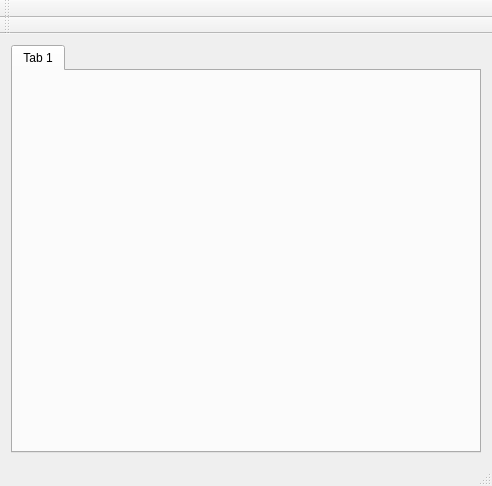
<?xml version="1.0" encoding="UTF-8"?>
<ui version="4.0">
 <class>SongManager</class>
 <widget class="QMainWindow" name="SongManager">
  <property name="geometry">
   <rect>
    <x>0</x>
    <y>0</y>
    <width>492</width>
    <height>486</height>
   </rect>
  </property>
  <property name="windowTitle">
   <string>SongManager</string>
  </property>
  <widget class="QWidget" name="centralWidget">
   <layout class="QVBoxLayout" name="verticalLayout">
    <item>
     <widget class="QTabWidget" name="tabWidget">
      <property name="currentIndex">
       <number>0</number>
      </property>
      <widget class="QWidget" name="tab">
       <attribute name="title">
        <string>Tab 1</string>
       </attribute>
      </widget>
     </widget>
    </item>
   </layout>
  </widget>
  <widget class="QMenuBar" name="menuBar">
   <property name="geometry">
    <rect>
     <x>0</x>
     <y>0</y>
     <width>492</width>
     <height>21</height>
    </rect>
   </property>
  </widget>
  <widget class="QToolBar" name="mainToolBar">
   <attribute name="toolBarArea">
    <enum>TopToolBarArea</enum>
   </attribute>
   <attribute name="toolBarBreak">
    <bool>true</bool>
   </attribute>
  </widget>
  <widget class="QStatusBar" name="statusBar"/>
  <widget class="QToolBar" name="toolBar">
   <property name="windowTitle">
    <string>toolBar</string>
   </property>
   <attribute name="toolBarArea">
    <enum>TopToolBarArea</enum>
   </attribute>
   <attribute name="toolBarBreak">
    <bool>true</bool>
   </attribute>
  </widget>
 </widget>
 <layoutdefault spacing="6" margin="11"/>
 <resources/>
 <connections/>
</ui>
